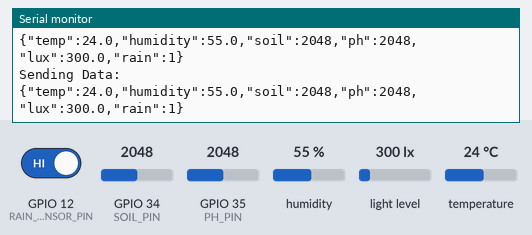
Bench run of a sketch on a simulated ESP32. On the bench: the last lines printed to the serial monitor. The test bench sets the inputs (shaded band); at power-on: humidity 55 %, light level 300 lx, GPIO 34 (SOIL_PIN) = 2048, GPIO 35 (PH_PIN) = 2048, GPIO 12 (RAIN_SENSOR_PIN) HIGH, temperature 24 °C. No radio packets arrive unless stated.

Above: at 10.9 s.
11.0 s: humidity set to 22 %
At 20.9 s:
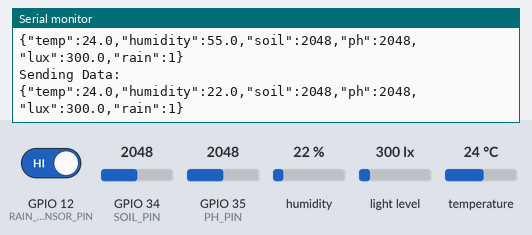
21.1 s: light level set to 40 lx
At 30.8 s:
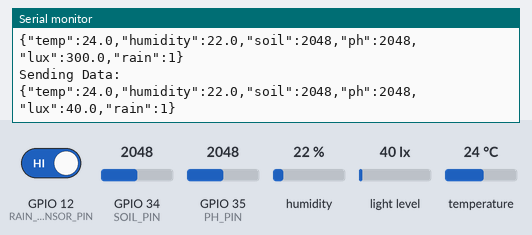
31.2 s: GPIO 34 (SOIL_PIN) set to 2866
At 41.1 s:
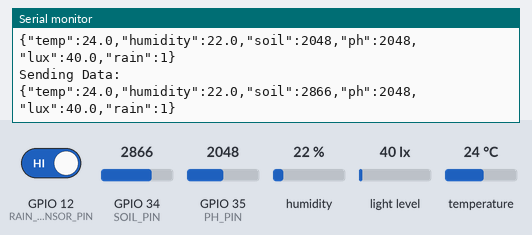
41.3 s: GPIO 35 (PH_PIN) set to 2866
At 51.2 s:
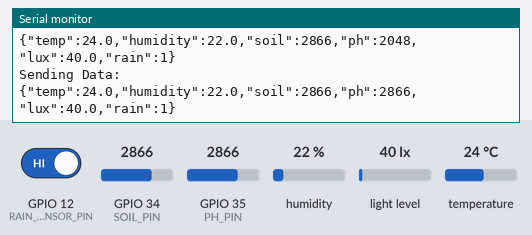
51.4 s: GPIO 12 (RAIN_SENSOR_PIN) driven LOW
At 61.2 s:
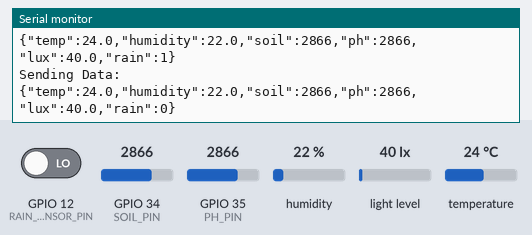
61.5 s: temperature set to 12 °C
At 72.2 s:
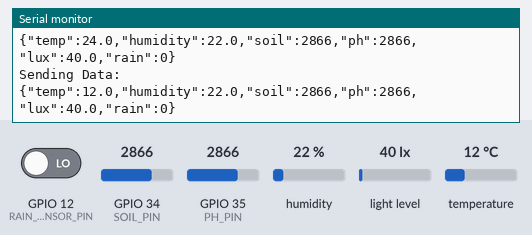

The sketch:

lora_sensor_node.ino
```cpp
#include <SPI.h>
#include <LoRa.h>
#include <DHT.h>
#include <Wire.h>
#include <BH1750.h>

// Sensor Pins
#define DHTPIN 13
#define DHTTYPE DHT22
#define SOIL_PIN 34
#define PH_PIN 35
#define RAIN_SENSOR_PIN 12

// Sensor Objects
DHT dht(DHTPIN, DHTTYPE);
BH1750 lightMeter;

void setup() {
  Serial.begin(9600);
  Wire.begin();
  dht.begin();
  lightMeter.begin();

  pinMode(RAIN_SENSOR_PIN, INPUT);

  // LoRa Setup
  Serial.println("LoRa Sender Init...");
  LoRa.setPins(18, 14, 26); // NSS, RST, DIO0 for SX1278

  if (!LoRa.begin(433E6)) {
    Serial.println("LoRa init failed. Check connections.");
    while (1);
  }

  Serial.println("LoRa Sender Ready.");
}

void loop() {
  float temperature = dht.readTemperature();
  float humidity = dht.readHumidity();
  int soilMoisture = analogRead(SOIL_PIN);
  int rainStatus = digitalRead(RAIN_SENSOR_PIN);
  int phValue = analogRead(PH_PIN);  // Needs calibration
  float lux = lightMeter.readLightLevel();

  // Format data in JSON-like string
  String data = "{";
  data += "\"temp\":" + String(temperature, 1) + ",";
  data += "\"humidity\":" + String(humidity, 1) + ",";
  data += "\"soil\":" + String(soilMoisture) + ",";
  data += "\"ph\":" + String(phValue) + ",";
  data += "\"lux\":" + String(lux, 1) + ",";
  data += "\"rain\":" + String(rainStatus);
  data += "}";

  Serial.println("Sending Data:");
  Serial.println(data);

  LoRa.beginPacket();
  LoRa.print(data);
  LoRa.endPacket();

  delay(10000); // Send every 10 seconds
}
```

Measured:
- after the input at 11.0 s, the serial monitor: prints a new line after 9.2 s (image 1)
- after the input at 21.1 s, the serial monitor: prints a new line after 9.2 s (image 2)
- after the input at 31.2 s, the serial monitor: prints a new line after 9.2 s (image 3)
- after the input at 41.3 s, the serial monitor: prints a new line after 9.2 s (image 4)
- after the input at 51.4 s, the serial monitor: prints a new line after 9.2 s (image 5)
- after the input at 61.5 s, the serial monitor: prints a new line after 9.2 s (image 6)
